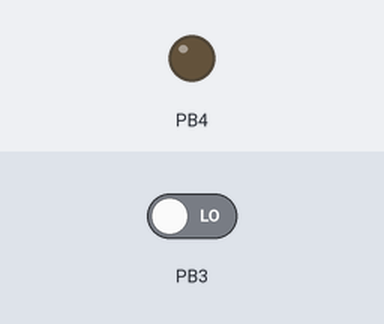
A program run on a simulated ATtiny13, built with avr-gcc and emulated at 16 MHz. Shown: output pins drawn as LEDs (lit = HIGH). The inputs (shaded band) are chosen by the test bench; at power-on: PB3 LOW.

Above: at 1.2 s.
1.3 s: PB3 driven HIGH
At 1.7 s:
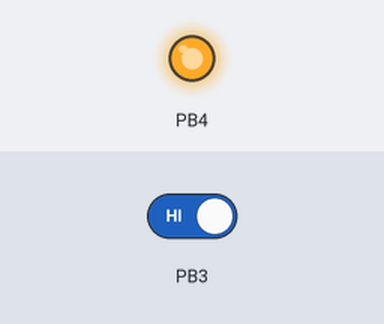
2.8 s: PB3 driven LOW
At 4.0 s:
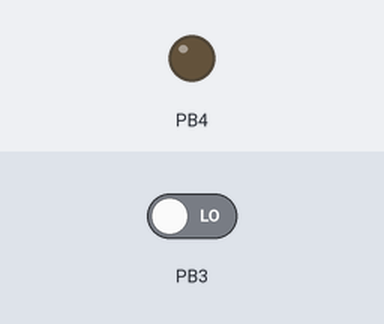
Timing chart, 0 to 5.8 s (numbered marks = the images above; inputs shaded):
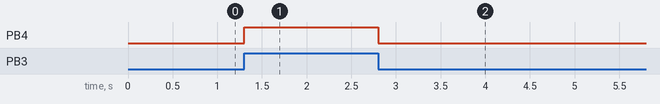

The program:

main.c
```c
/*
 * attiny 13 button led.c
 *
 * Created: 06-Dec-17 11:45:31 PM
 * Author : ishrak
 */

/*
* ATtiny13 LED Flasher
* File: main.c
*/
#define F_CPU 16000000UL
#include <avr/io.h>

#include <util/delay.h>

int main(void)
{


	// Set up Port B pin 4 mode to output
	DDRB =  0b00010000;

	// Set up Port B data to be all low

	//DDRB |= 0<<PB3;

	while (1) {
		// Toggle Port B pin 4 output state

		if((PINB & (1<<PB3)))
		{
			PORTB = (1<<PB4);
		}
		else
		{
			PORTB = (0<<PB4);
		}

		// Pause a little while
		//_delay_ms(500);
	}

	return 0;
}
```

Measured:
- after the input at 1.3 s, PB4: LOW → HIGH at once
- after the input at 2.8 s, PB4: HIGH → LOW at once
